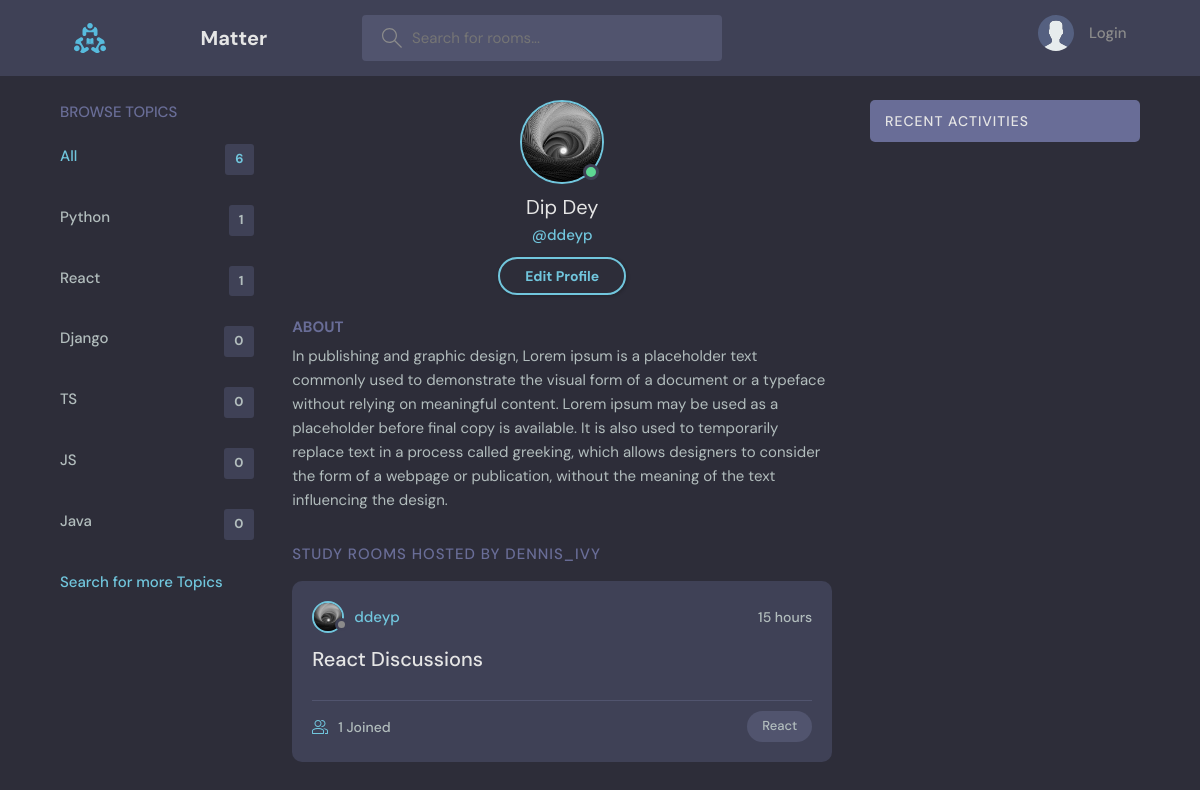
The page /room/room-profile/6d888d57-986a-410f-8f61-25869096bba2/ on the database its author committed.
### rooms/models.py (models this page shows, shortened)
class Topic(models.Model):
    name = models.CharField(max_length=200)

class Room(models.Model):
    host = models.ForeignKey(Profile, null=True, blank= True, on_delete=models.SET_NULL)
    topic = models.ForeignKey(Topic, on_delete=models.SET_NULL, null=True)
    name = models.CharField(max_length = 200)
    description = models.TextField(null=True, blank=True)
    participants = models.ManyToManyField(Profile, related_name='participants', blank=True)
    updated = models.DateTimeField(auto_now=True)
    created = models.DateTimeField(auto_now_add=True)
    id = models.UUIDField(default=uuid.uuid4, unique = True, primary_key=True, editable= False)
    class Meta:
        ordering =['-updated', '-created']

### users/models.py (models this page shows, shortened)
class Profile(models.Model):
    user = models.OneToOneField(User, on_delete = models.CASCADE, null=True, blank= True)
    name = models.CharField(max_length=200, blank=True, null=True)
    username = models.CharField(max_length=200, blank=True, null=True)
    email= models.EmailField(max_length=500, blank=True, null=True)
    location = models.CharField(max_length=200, blank=True, null=True)
    bio = models.TextField(null=True, blank=True)
    short_intro = models.TextField(blank=True, null=True)
    social_twitter = models.CharField(max_length=200, blank=True, null=True)
    social_linkedin = models.CharField(max_length=200, blank=True, null=True)
    social_youtube = models.CharField(max_length=200, blank=True, null=True)
    social_website = models.CharField(max_length=200, blank=True, null=True)
    social_instagram = models.CharField(max_length=200, blank=True, null=True)
    social_github = models.CharField(max_length=200, blank=True, null=True)
    profile_image = models.ImageField(null=True, blank=True, upload_to='profiles/', default = 'profiles/user-default.png')
    id = models.UUIDField(default=uuid.uuid4, unique = True, primary_key=True, editable= False)
    created_at = models.DateTimeField(auto_now_add=True)
    @property
    def imageURL(self):
        try:
            url = self.profile_image.url
        except:
            url = ''
        return url

### rooms/views.py (the view)
# urls.py: path('room-profile/<str:pk>/', views.userProfile, name='room-profile')
def userProfile(request, pk):
    user = Profile.objects.get(id=pk)
    rooms = user.room_set.all()
    room_messages = user.replies_set.all()
    topics = Topic.objects.all()
    context ={'user': user, 'rooms': rooms, 'room_messages': room_messages, 'topics': topics}
    return render(request, 'rooms/profile.html', context)

### rooms/templates/rooms/profile.html
{% extends 'main2.html' %}
  {% block content %}
  <main class="profile-page layout layout--3">
    <div class="container">
      {% include 'rooms/topics_components.html' %}
      <div class="roomList">
        <div class="profile">
          <div class="profile__avatar">
            <div class="avatar avatar--large active">
              <img src="{{user.imageURL}}" />
            </div>
          </div>
          <div class="profile__info">
            <h3>{{user.name}}</h3>
            <p>@{{user.username}}</p>
            <a href="{% url 'edit-account' %}" class="btn btn--main btn--pill">Edit Profile</a>
          </div>
          <div class="profile__about">
            <h3>About</h3>
            <p>
              {{user.bio}}
            </p>
          </div>
        </div>
        <div class="roomList__header">
          <div>
            <h2>Study Rooms Hosted by dennis_ivy</a>
            </h2>
          </div>
        </div>
        {% include 'rooms/feed_component.html'%}
      </div>
      {% include 'rooms/activity_component.html' %}
    </div>
  </main>
{% endblock %}

### rooms/templates/rooms/topics_components.html
 <div class="topics">
    <div class="topics__header">
      <h2>Browse Topics</h2>
    </div>
    <ul class="topics__list">
      <li>
        <a href="{% url 'home' %}" class="active">All <span>{{topics.count}}</span></a>
      </li>
      {% for topic in topics %}
      <li>
        <a href="{% url 'home' %}?q={{topic.name}}">{{topic.name}}<span>{{topic.room_set.all.count}}</span></a>
      </li>
      {% endfor %}
    </ul>
    <a class="btn btn--link">
      Search for more Topics
    </a>
  </div>

### rooms/templates/rooms/feed_component.html (shortened to what this page needs)
{% for room in rooms %}
<div class="roomListRoom">
    <div class="roomListRoom__header">
      <a href="{% url 'room-profile' room.host.id %}" class="roomListRoom__author">
        <div class="avatar avatar--small">
          <img src="{{room.host.imageURL}}" />
        </div>
        <span>{{room.host.username}}</span>
      </a>
      <div class="roomListRoom__actions">
        <span>{{room.created|timesince}}</span>
      </div>
    </div>
    <div class="roomListRoom__content">
      <a href="{% url 'rooms' room.id %}">{{room.name}}</a>
    </div>
    <div class="roomListRoom__meta">
      <a href="{% url 'rooms' room.id %}" class="roomListRoom__joined">
        {{room.participants.all.count}} Joined
      </a>
      <p class="roomListRoom__topic">{{room.topic.name}}</p>
    </div>
  </div>
{% endfor %}

### rows shown on the page
Topic: name "Python", room_set.all.count "1"
Topic: name "React", room_set.all.count "1"
Topic: name "Django", room_set.all.count "0"
Topic: name "TS", room_set.all.count "0"
Topic: name "JS", room_set.all.count "0"
Topic: name "Java", room_set.all.count "0"
Profile: imageURL (picture), name "Dip Dey", username "ddeyp", bio "In publishing and graphic design, Lorem ipsum is a placeholder text commonly used to demonstrate the visual form of a document or a typeface without relying on meaningful content. Lorem ipsum may be used as a placeholder before final copy is available. It is also used to temporarily replace text in a process called greeking, which allows designers to consider the form of a webpage or publication, without the meaning of the text influencing the design."
Room: host.imageURL (picture), host.username "ddeyp", created "15 hours", name "React Discussions", participants.all.count "1", topic.name "React"

### other values the page prints
{{ topics.count }} "6"
